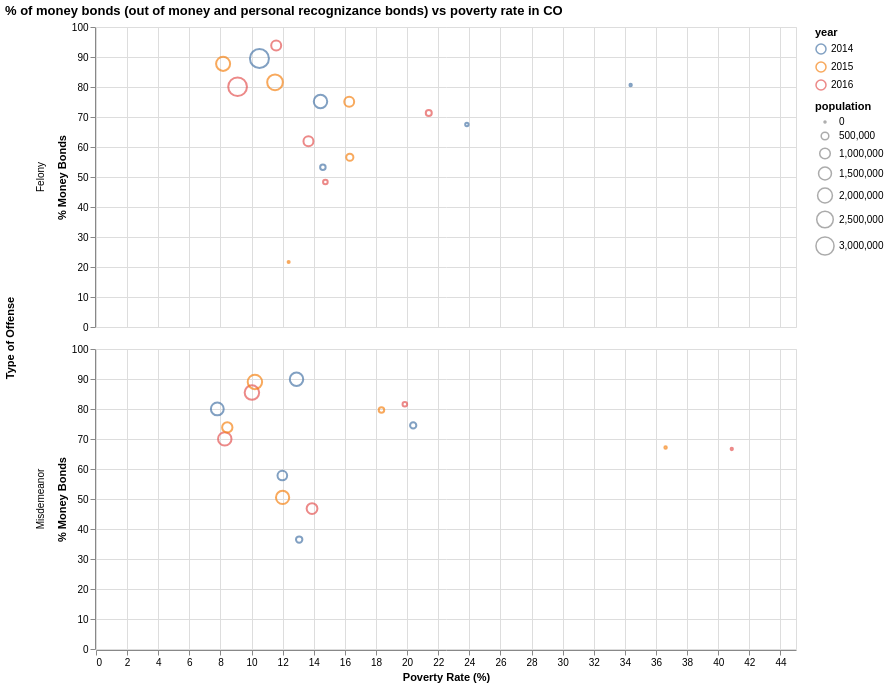

The Vega-Lite source for this figure:
### Vega-Lite specification from a JSON file in a GitHub repository (floating-point values rounded to 4 significant figures)
{"height": 300, "mark": "point", "data": {"values": [{"off_type": "Felony", "year": 2015, "total_pop": 2088, "money_bond_rate": 21.68, "povertyR": 12.38}, {"off_type": "Felony", "year": 2015, "total_pop": 1790490, "money_bond_rate": 87.71, "povertyR": 8.171}, {"off_type": "Felony", "year": 2015, "total_pop": 2240680, "money_bond_rate": 81.57, "povertyR": 11.51}, {"off_type": "Felony", "year": 2015, "total_pop": 438316, "money_bond_rate": 56.58, "povertyR": 16.32}, {"off_type": "Felony", "year": 2015, "total_pop": 870026, "money_bond_rate": 75.06, "povertyR": 16.28}, {"off_type": "Felony", "year": 2014, "total_pop": 14589, "money_bond_rate": 80.66, "povertyR": 34.37}, {"off_type": "Felony", "year": 2014, "total_pop": 240793, "money_bond_rate": 53.28, "povertyR": 14.59}, {"off_type": "Felony", "year": 2014, "total_pop": 3302964, "money_bond_rate": 89.49, "povertyR": 10.51}, {"off_type": "Felony", "year": 2014, "total_pop": 1636321, "money_bond_rate": 75.17, "povertyR": 14.43}, {"off_type": "Felony", "year": 2014, "total_pop": 67889, "money_bond_rate": 67.52, "povertyR": 23.84}, {"off_type": "Misdemeanor", "year": 2016, "total_pop": 1042442, "money_bond_rate": 46.81, "povertyR": 13.89}, {"off_type": "Misdemeanor", "year": 2016, "total_pop": 1906340, "money_bond_rate": 85.46, "povertyR": 10.02}, {"off_type": "Misdemeanor", "year": 2016, "total_pop": 1640445, "money_bond_rate": 70.04, "povertyR": 8.278}, {"off_type": "Misdemeanor", "year": 2016, "total_pop": 11490, "money_bond_rate": 66.67, "povertyR": 40.87}, {"off_type": "Misdemeanor", "year": 2016, "total_pop": 158110, "money_bond_rate": 81.59, "povertyR": 19.85}, {"off_type": "Felony", "year": 2016, "total_pop": 886713, "money_bond_rate": 61.92, "povertyR": 13.66}, {"off_type": "Felony", "year": 2016, "total_pop": 889425, "money_bond_rate": 93.84, "povertyR": 11.58}, {"off_type": "Felony", "year": 2016, "total_pop": 161262, "money_bond_rate": 48.35, "povertyR": 14.75}, {"off_type": "Felony", "year": 2016, "total_pop": 296151, "money_bond_rate": 71.34, "povertyR": 21.39}, {"off_type": "Felony", "year": 2016, "total_pop": 3206894, "money_bond_rate": 80.09, "povertyR": 9.102}, {"off_type": "Misdemeanor", "year": 2014, "total_pop": 324392, "money_bond_rate": 74.52, "povertyR": 20.39}, {"off_type": "Misdemeanor", "year": 2014, "total_pop": 341394, "money_bond_rate": 36.47, "povertyR": 13.06}, {"off_type": "Misdemeanor", "year": 2014, "total_pop": 825624, "money_bond_rate": 57.83, "povertyR": 11.98}, {"off_type": "Misdemeanor", "year": 2014, "total_pop": 1635563, "money_bond_rate": 89.93, "povertyR": 12.89}, {"off_type": "Misdemeanor", "year": 2014, "total_pop": 1487534, "money_bond_rate": 80.03, "povertyR": 7.798}, {"off_type": "Misdemeanor", "year": 2015, "total_pop": 950393, "money_bond_rate": 73.86, "povertyR": 8.44}, {"off_type": "Misdemeanor", "year": 2015, "total_pop": 240186, "money_bond_rate": 79.69, "povertyR": 18.35}, {"off_type": "Misdemeanor", "year": 2015, "total_pop": 17556, "money_bond_rate": 67.16, "povertyR": 36.62}, {"off_type": "Misdemeanor", "year": 2015, "total_pop": 1883197, "money_bond_rate": 89.02, "povertyR": 10.22}, {"off_type": "Misdemeanor", "year": 2015, "total_pop": 1587708, "money_bond_rate": 50.53, "povertyR": 12.0}]}, "width": 700, "$schema": "https://vega.github.io/schema/vega-lite/v5.json", "title": "% of money bonds (out of money and personal recognizance bonds) vs poverty rate in CO", "encoding": {"color": {"field": "year", "type": "nominal"}, "size": {"field": "total_pop", "type": "quantitative", "legend": {"title": "population"}}, "row": {"field": "off_type", "header": {"title": "Type of Offense"}, "type": "nominal"}, "x": {"field": "povertyR", "type": "quantitative", "axis": {"title": "Poverty Rate (%)"}}, "y": {"field": "money_bond_rate", "type": "quantitative", "axis": {"title": "% Money Bonds"}}}, "background": "white", "description": "Vega-Lite Attempt"}
